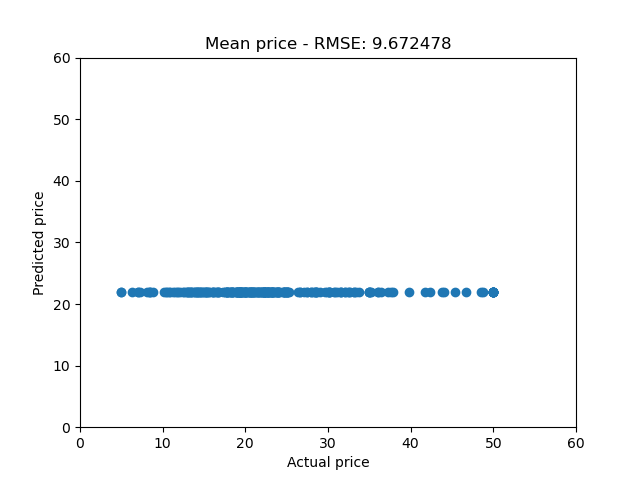

The Python source for this figure:
import numpy
import matplotlib.pyplot as plt

# load data
train_data = numpy.loadtxt("boston_train.csv", delimiter=",")
test_data = numpy.loadtxt("boston_test.csv", delimiter=",")
X_train, t_train = train_data[:,:-1], train_data[:,-1]
X_test, t_test = test_data[:,:-1], test_data[:,-1]
# make sure that we have N-dimensional Numpy arrays (ndarray)
t_train = t_train.reshape((len(t_train), 1))
t_test = t_test.reshape((len(t_test), 1))
print("Number of training instances: %i" % X_train.shape[0])
print("Number of test instances: %i" % X_test.shape[0])
print("Number of features: %i" % X_train.shape[1])

# (a) compute mean of prices on training set
mean_price = numpy.mean(t_train)
print("The mean price of the houses is: %f" % mean_price)

# (b) RMSE function
def rmse(t, tp):
    t = t.reshape((len(t), 1))
    tp = tp.reshape((len(tp), 1))
    return numpy.sqrt(numpy.mean((t - tp) ** 2))

# Create a list of the predicted prices
prediction = mean_price * numpy.ones(len(t_test))
print("RMSE using the model (mean): %f" % rmse(prediction, t_test))

# (c) visualization of results
plt.figure()
plt.scatter(t_test, prediction)
plt.ylim(0, 60)
plt.xlim(0, 60)
plt.xlabel("Actual price")
plt.ylabel("Predicted price")
plt.title("Mean price - RMSE: %f" % rmse(prediction, t_test))

plt.savefig("housing_1.png")
plt.show()